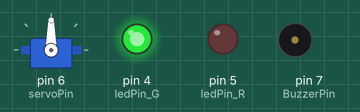
Bench run of a sketch on a simulated Arduino Uno, built with avr-gcc and run on an emulated ATmega328P. Shown: servo, output pins drawn as LEDs (lit = HIGH), buzzer (waves = sounding). What the sketch prints to the serial monitor is not drawn.

Above: at 1.3 s.
At 2.3 s:
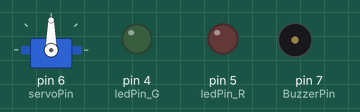
At 5.3 s:
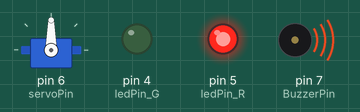
At 6.3 s:
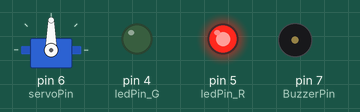
At 16.3 s:
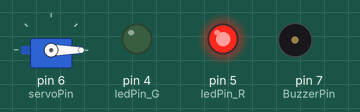
Timing chart, 0 to 17.8 s (numbered marks = the images above):
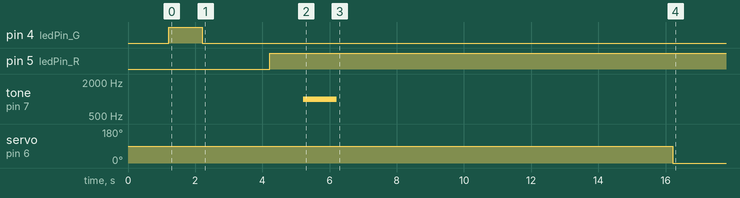

The sketch:

FunctioerFingerpritKod.ino
```cpp
#include <Adafruit_Fingerprint.h> //Include the Fingerprint Library
#include <Servo.h> // Include the Servo Library
#include <SoftwareSerial.h>
Servo myServo; // Create servo object
#define ledPin_G 4 // Define the led pin for green
#define  ledPin_R 5 // Define the led pin for red
#define BuzzerPin  7 // Define the buzzer pin
#define servoPin  6 // Define the servo pin
SoftwareSerial mySerial(2, 3);
Adafruit_Fingerprint finger = Adafruit_Fingerprint(&mySerial); // Create the fingerprint object
uint8_t id; // Define the id
void setup()
{
  initialize(); // Initialize the fingerprint sensor

}
void initialize() {
  pinMode(ledPin_G, OUTPUT); // Set the led pin for green as output
  pinMode(ledPin_R, OUTPUT);
  pinMode(BuzzerPin, OUTPUT);
  myServo.attach(servoPin); // Attach the servo pin to the servo object
  Serial.begin(9600); // Start the serial port
  while (!Serial);  // Wait for serial port to connect. Needed for native USB port only
  delay(100); // Wait for a little bit
  Serial.println("\n\nAdafruit Fingerprint sensor enrollment"); // Print a message to the serial port
  finger.begin(57600); // Set the data rate for the sensor serial port
  if (finger.verifyPassword()) {
    Serial.println("Found fingerprint sensor!");
  } else {
    Serial.println("Did not find fingerprint sensor :(");
    while (1) { delay(1); }
  }
  Serial.println(F("Reading sensor parameters")); //  Print a message to the serial port
  finger.getParameters(); // Read the sensores parameters
  Serial.print(F("Status: 0x")); Serial.println(finger.status_reg, HEX);
  Serial.print(F("Sys ID: 0x")); Serial.println(finger.system_id, HEX);
  Serial.print(F("Capacity: ")); Serial.println(finger.capacity);
  Serial.print(F("Security level: ")); Serial.println(finger.security_level);
  Serial.print(F("Device address: ")); Serial.println(finger.device_addr, HEX);
  Serial.print(F("Packet len: ")); Serial.println(finger.packet_len);
  Serial.print(F("Baud rate: ")); Serial.println(finger.baud_rate);
}
uint8_t readNumber() { // Read a number from the serial port
  uint8_t num = 0; // Initailize the number 0
  while (num == 0) { //
    while (!Serial.available()); // Waite for a bye to be available
    num = Serial.parseInt(); // Read the nyumber from the serial prot
  }
  return num;
}
void loop() { // Main loop
  blinkLed(); // Blink the led
  playTone(); // Play a tone
  moveServo(); // Move the servo


  enrollFingerprint(); // Enroll afingerprint
}
void blinkLed() { // Blink the led
  digitalWrite(ledPin_G, HIGH);
  delay(1000);
  digitalWrite(ledPin_G, LOW);
  delay(1000);
  digitalWrite(ledPin_R, LOW);
  delay(1000);
  digitalWrite(ledPin_R, HIGH);
  delay(1000);
}
void playTone() { // Play a tone
  tone(BuzzerPin, 1000);
  delay(1000);
  noTone(BuzzerPin);
}
void moveServo() { // Move the servo
  myServo.write(90);
  delay(10000);
  myServo.write(0);
  delay(10000);
}
void enrollFingerprint() { // Enroll a fingerprint
  Serial.println("Ready to enroll a fingerprint!");
  Serial.println("Please type in the ID # (from 1 to 127) you want to save this finger as...");
  id = readNumber(); // Read the id from the serial port

  if (id == 0) { // if the id is 0
    return;
  }
  Serial.print("Enrolling ID #");
  Serial.println(id);
}
uint8_t getFingerprintEnroll() { // Get the fingerprint enroll
  int p = -1; // Initailize the p to -1
  Serial.print("Waiting for valid finger to enroll as #");
  Serial.println(id);
  while (p != FINGERPRINT_OK) { // whilst the finger is not enrolled
    p = finger.getImage(); // Get the finger imaget

    switch (p) { // swith the p
      case FINGERPRINT_OK:
        Serial.println("Image taken");
        break;
      case FINGERPRINT_NOFINGER:
        Serial.print("."); // Print a dot
        break;
      case FINGERPRINT_PACKETRECIEVEERR:
        Serial.println("Communication error");
        break;
      case FINGERPRINT_IMAGEFAIL:
        Serial.println("Imaging error");
        break;
      default:
        Serial.println("Unknown error");
        break;
    }
  }
  return true; // Return trur
}
```

Measured:
- by itself, pin 4 (ledPin_G): LOW → HIGH at 1.2 s, → LOW 1.0 s later
- by itself, pin 5 (ledPin_R): LOW → HIGH at 4.2 s
- by itself, tone on pin 7 (BuzzerPin): silent → 1000 Hz at 5.2 s, → silent 1.0 s later
- by itself, servo on pin 6 (servoPin): 90° → 0° at 16.2 s
